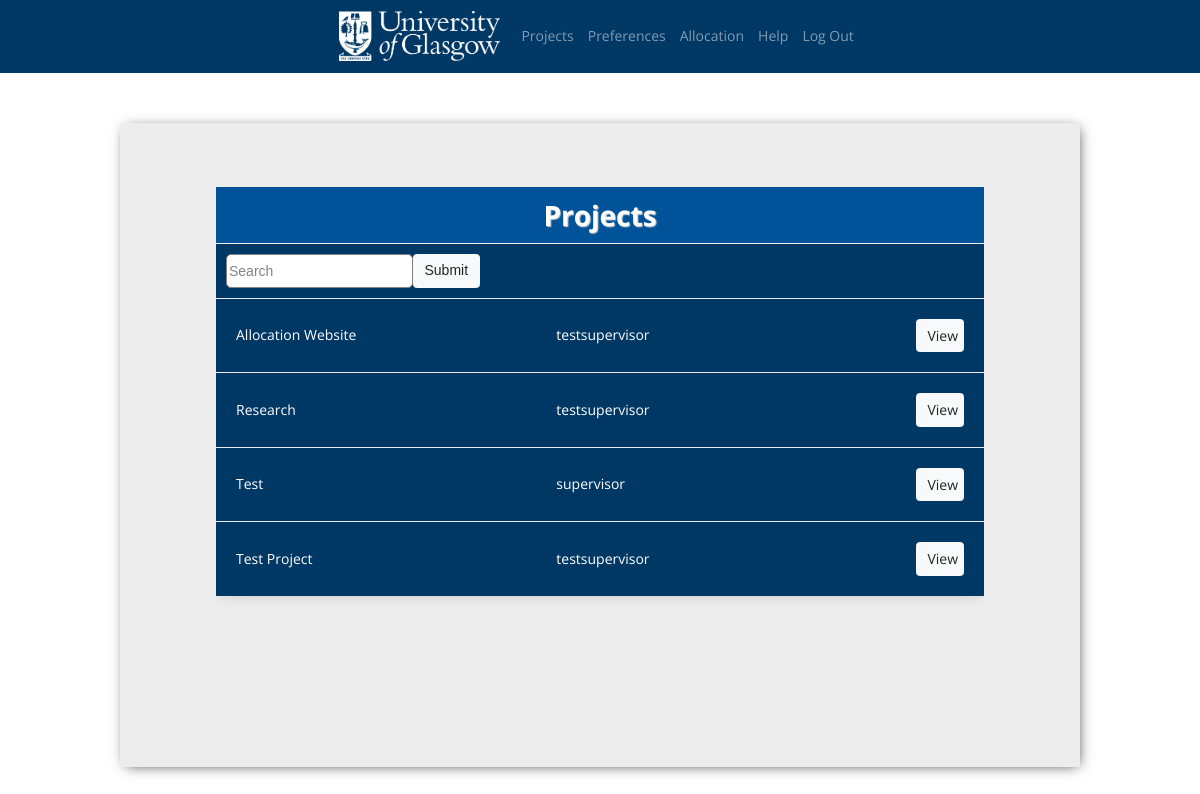
Screenshot of / (signed in) with the database file from the repository.
### AllocationWebApp/models.py (models this page shows, shortened)
class Project(models.Model):
    instance = models.ForeignKey(Instance, on_delete=models.PROTECT)
    supervisor = models.ForeignKey(UserProfile, on_delete=models.PROTECT)
    title = models.CharField(max_length=128, unique=False)
    description = models.TextField()
    tags = models.TextField()
    seSuitable = models.BooleanField(default=True)
    favourite = models.ManyToManyField(User, related_name='favourite', blank=True)
    created_by = supervisor.name
    class Meta:
        ordering = ['title']

class UserProfile(models.Model):
    instance = models.ForeignKey(Instance, on_delete=models.PROTECT)
    user = models.OneToOneField(User, on_delete=models.CASCADE, unique=True)
    user_types = (('Student','Student'), ('Supervisor', 'Supervisor'), ('Admin', 'Admin'), ('Superadmin', 'Superadmin'))
    user_type = models.CharField(max_length=10, choices=user_types, default='Student')
    def __str__(self):
        return str(self.user)

### AllocationWebApp/views.py (the view)
# urls.py: path('', views.ProjectList.as_view(), name='projects'),
class ProjectList(LoginRequiredMixin, ListView):
    model = Project
    context_object_name = 'all-projects'
    def get_context_data(self, **kwargs):
        context = super().get_context_data(**kwargs)
        user_profile = UserProfile.objects.get(user=self.request.user)
        instance = user_profile.instance
        context['projects'] = Project.objects.filter(instance=instance)
        search_input = self.request.GET.get('search-box') or ''
        if search_input:
            context['projects'] = context['projects'].filter(title__startswith=search_input)
        context['search_input'] = search_input
        return context

### AllocationWebApp/context_processors.py (called while the page is built)
def dictionary(request):
    if(request.user.id):
        user = get_object_or_404(User, username=request.user.username)
        user_profile = get_object_or_404(UserProfile, user=user)
        user_type = user_profile.user_type
        user_instance = user_profile.instance
        instance_stage = user_instance.stage
        return {'user_type': user_type, 'instance_stage': instance_stage}
    return {}

### templates/AllocationWebApp/project_list.html (shortened to what this page needs)
{% extends 'AllocationWebApp/layouts/base.html' %}
{% block content %}
    <div class="header-bar" style="background-color:rgb(0,83,152);">
        <h1>Projects</h1>
    </div>
    <div class="search-wrapper">
        <form method="GET" style="display: flex;">
            <input type="text" name="search-box" value="{{search_input}}" placeholder="Search">
            <input class="btn btn-light" type="submit" value="Submit">
        </form>
    </div>
    <div class="project-list-wrapper">
        {% for project in projects %}
            <div class="project-wrapper">
                <div class="project-display">
                    {{ project.title }}
                </div>
                <div class="project-display-supervisor">
                    {{ project.supervisor }}
                </div>
                <div class="project-links" align="right">
                    {% if user_type == 'Admin' %}
                        <a class="btn btn-light" href="{% url 'AllocationWebApp:project' project.id %}" role="button">View</a>
                        <a class="btn btn-light" href="{% url 'AllocationWebApp:project-edit' project.id %}" role="button">Edit</a>
                        <a class="btn btn-light" href="{% url 'AllocationWebApp:project-delete' project.id %}" role="button">Delete</a>
                    {% elif user_type == 'Student' or user_type == 'Supervisor' %}
                        <a class="btn btn-light" href="{% url 'AllocationWebApp:project' project.id %}" role="button">View</a>
                    {% endif %}
                </div>
            </div>
        {% endfor %}
    </div>
{% endblock content %}

### templates/AllocationWebApp/layouts/base.html (shortened to what this page needs)
<!DOCTYPE html>
<html lang="en">
<head>
    <link rel="stylesheet" href="https://stackpath.bootstrapcdn.com/bootstrap/4.4.1/css/bootstrap.min.css">
    <link rel="stylesheet" type='text/css' href="https://cdnjs.cloudflare.com/ajax/libs/semantic-ui/2.2.14/semantic.min.css">
    <link rel="stylesheet" href="{% static 'css/main.css' %}">
</head>
<body class="">
    <div class="navbar-content">
        {% if user_type == 'Student' %}
            {% include 'AllocationWebApp/includes/student-nav.html' %}
        {% elif user_type == 'Supervisor' %}
            {% include 'AllocationWebApp/includes/supervisor-nav.html' %}
        {% elif user_type == 'Admin' %}
            {% include 'AllocationWebApp/includes/admin-nav.html' %}
        {% endif %}
    </div>
    <div class="main-panel">
        <div class="inside-panel">
            <div class="main-content">
                {% block content %}{% endblock content %}
            </div>
        </div>
    </div>
</body>
</html>

### templates/AllocationWebApp/includes/student-nav.html (shortened to what this page needs)
<nav class="navbar navbar-expand-md navbar-dark sticky-top" style="background-color:rgb(0, 56, 101);">
    <div class="collapse navbar-collapse justify-content-center" id="collapse_target">
        <a class="navbar-brand"><img src="/static/img/uofg-white.png" style="width: auto; height: 50px;" alt="University of Glasgow"></a>
        <ul class="navbar-nav">
            <li class="nav-item">
                <a class="nav-link" href="{% url 'AllocationWebApp:projects' %}">Projects</a>
            </li>
            {% if instance_stage >= 3 %}
            <li class="nav-item">
                <a class="nav-link" href="{% url 'AllocationWebApp:preferences' %}">Preferences</a>
            </li>
            {% endif %}
            {% if instance_stage >= 4 %}
            <li class="nav-item">
                <a class="nav-link" href="{% url 'AllocationWebApp:student-allocation' %}">Allocation</a>
            </li>
            {% endif %}
            <li class="nav-item">
                <a class="nav-link" href="#">Help</a>
            </li>
            <li class="nav-item">
                <a class="nav-link" href="{% url 'AllocationWebApp:logout' %}">Log Out</a>
            </li>
        </ul>
    </div>
</nav>

### templates/AllocationWebApp/includes/scripts.html (shortened to what this page needs)
{% load static %}

### static/css/main.css (style rules this page uses)
html { height:100% }
body { background-color: white; font-family: 'Open Sans', sans-serif; height: 70%; color: white; }
.navbar-content { padding-bottom: 50px; color: white; }
h1,h2,h3 { font-family: 'Open Sans', sans-serif; text-shadow: 1px 1px 1px #ccc; }
a, p { color: white; }
.main-panel { max-width: 80%; height: 115%; display: flex; margin: auto; background: rgb(237,237,237); -webkit-box-shadow: 2px 2px 13px -4px rgba(0,0,0,0.8); box-shadow: 2px 2px 13px -4px rgba(0,0,0,0.8); }
.inside-panel { margin: auto; height: 80%; width: 80%; overflow: scroll; overflow: auto; }
.main-content { max-width: 900px; margin: auto; background: rgb(0,56,101); -webkit-box-shadow: 2px 2px 13px -4px rgba(0,0,0,0.21); box-shadow: 2px 2px 13px -4px rgba(0,0,0,0.21); }
.header-bar { display: flex; justify-content: center; position: relative; padding: 10px; }
.project-wrapper { display: flex; align-items: center; justify-content: space-between; padding: 20px; border-top: 1px solid rgb(237,237,237); }
.search-wrapper { display: flex; justify-content: space-between; align-items: center; padding: 10px; border-top: 1px solid rgb(237,237,237); }
.project-list-wrapper { height: 75%; }
.project-display { display: flex; width: 44%; }
.project-display-supervisor { display: flex; width: 28%; }
.project-links { float: right; width:28%; }
.project-links a { padding-right: 5px; }
input[type=text], input[type=password], textarea { border: 1px solid gray; border-radius: 5px; width: 90%; }
::placeholder { font-weight: 300; opacity: 0.9; }

### rows the page displays
Project: title "Allocation Website", supervisor "testsupervisor"
Project: title "Research", supervisor "testsupervisor"
Project: title "Test", supervisor "supervisor"
Project: title "Test Project", supervisor "testsupervisor"
